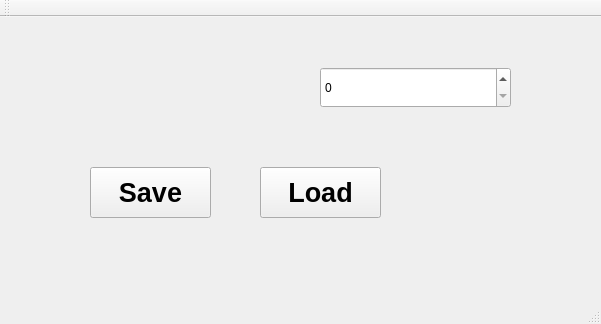
<?xml version="1.0" encoding="UTF-8"?>
<ui version="4.0">
 <class>MainWindow</class>
 <widget class="QMainWindow" name="MainWindow">
  <property name="geometry">
   <rect>
    <x>0</x>
    <y>0</y>
    <width>601</width>
    <height>324</height>
   </rect>
  </property>
  <property name="windowTitle">
   <string>MainWindow</string>
  </property>
  <widget class="QWidget" name="centralWidget">
   <widget class="QPushButton" name="pushButtonSave">
    <property name="geometry">
     <rect>
      <x>90</x>
      <y>150</y>
      <width>121</width>
      <height>51</height>
     </rect>
    </property>
    <property name="font">
     <font>
      <pointsize>20</pointsize>
      <weight>75</weight>
      <bold>true</bold>
     </font>
    </property>
    <property name="text">
     <string>Save</string>
    </property>
   </widget>
   <widget class="QPushButton" name="pushButtonLoad">
    <property name="geometry">
     <rect>
      <x>260</x>
      <y>150</y>
      <width>121</width>
      <height>51</height>
     </rect>
    </property>
    <property name="font">
     <font>
      <pointsize>20</pointsize>
      <weight>75</weight>
      <bold>true</bold>
     </font>
    </property>
    <property name="text">
     <string>Load</string>
    </property>
    <property name="flat">
     <bool>false</bool>
    </property>
   </widget>
   <widget class="QSpinBox" name="spinBox">
    <property name="geometry">
     <rect>
      <x>320</x>
      <y>50</y>
      <width>191</width>
      <height>41</height>
     </rect>
    </property>
    <property name="maximum">
     <number>99999999</number>
    </property>
   </widget>
  </widget>
  <widget class="QMenuBar" name="menuBar">
   <property name="geometry">
    <rect>
     <x>0</x>
     <y>0</y>
     <width>601</width>
     <height>25</height>
    </rect>
   </property>
  </widget>
  <widget class="QToolBar" name="mainToolBar">
   <attribute name="toolBarArea">
    <enum>TopToolBarArea</enum>
   </attribute>
   <attribute name="toolBarBreak">
    <bool>false</bool>
   </attribute>
  </widget>
  <widget class="QStatusBar" name="statusBar"/>
 </widget>
 <layoutdefault spacing="6" margin="11"/>
 <resources/>
 <connections/>
</ui>
